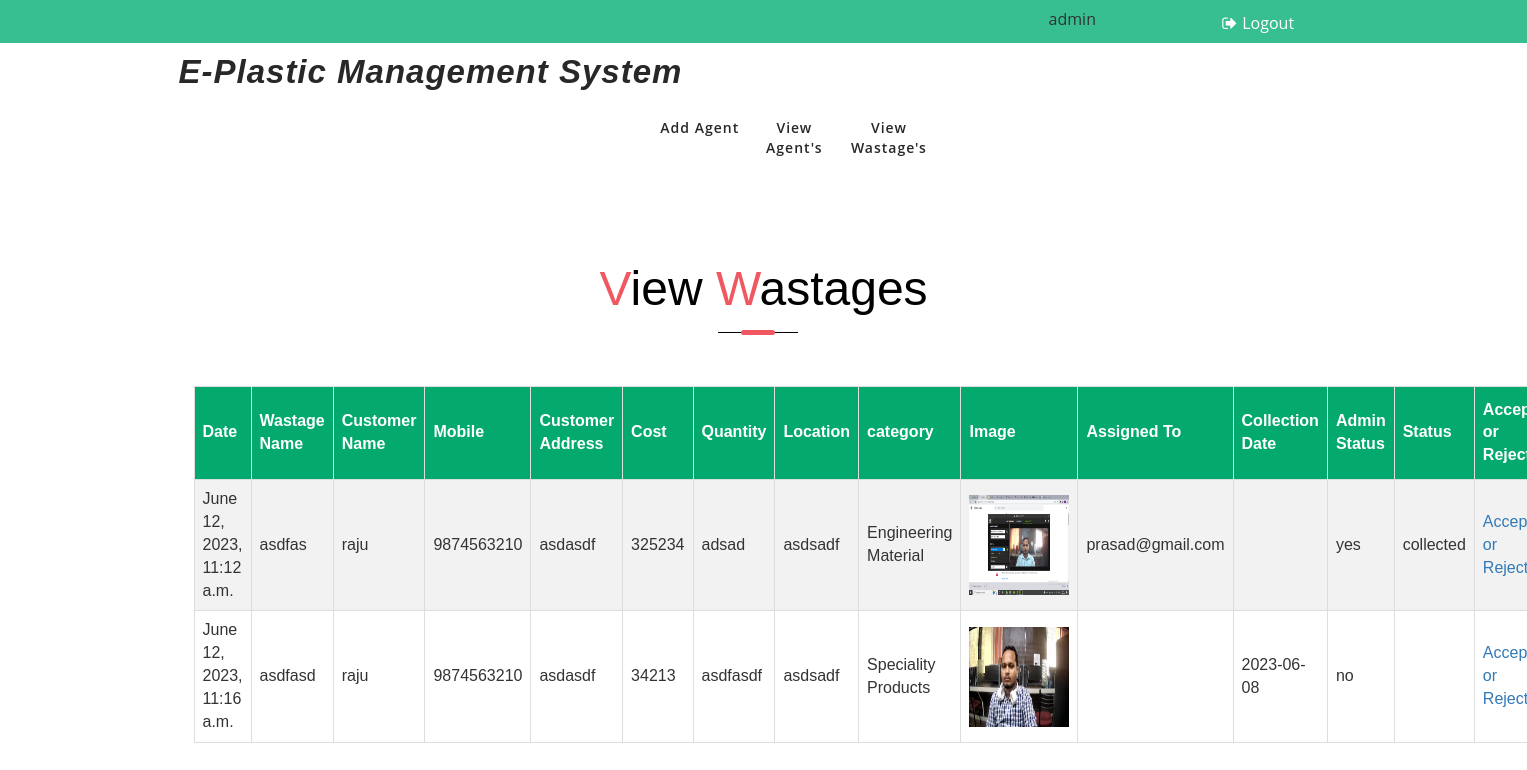
/viewwastages/ (signed in), run on the app's committed database.
### plasticmanagement/models.py (models this page shows)
class WastageModel(Model):
    customerid = models.CharField(max_length=50)
    wastagename = models.CharField(max_length=50)
    image = models.FileField(upload_to="images")
    cost = models.CharField(max_length=50)
    quantity = models.CharField(max_length=50)
    address = models.CharField(max_length=50)
    category = models.CharField(max_length=50)
    assignedto = models.CharField(max_length=50)
    collectiondate = models.CharField(max_length=50)
    adminstatus = models.CharField(max_length=50)
    status = models.CharField(max_length=50)
    date = models.DateTimeField(auto_now=True, blank=False, null=False)

class UserModel(Model):
    username = models.CharField(max_length=50)
    name = models.CharField(max_length=50)
    password = models.CharField(max_length=50)
    mobile = models.CharField(max_length=50)
    address = models.CharField(max_length=50)
    usertype = models.CharField(max_length=50)

### plasticmanagement/views.py (the view)
# urls.py: path('viewwastages/', viewwastages, name='view wastages'),
def viewwastages(request):
    return render(request, "wastages.html",{"wastages":getwastages(request.session['role'],request.session['username'])})

### templates/wastages.html (shortened to what this page needs)
{% load  static%}
<!DOCTYPE HTML>
<html>
<head>
	{% include "header.html" %}
</head>
<body>
	{% include "menu2.html" %}
	<div class="register-form-main">
		<div class="container">
			<div class="title-div">
				<h3 class="tittle">
					<span>V</span>iew <span>W</span>astages
				</h3>
			</div>
			<table id="customers">
				<tr>
                    <th>Date</th>
					<th>Wastage Name</th>
                    <th>Customer Name</th>
                    <th>Mobile</th>
                    <th>Customer Address</th>
					<th>Cost</th>
                    <th>Quantity</th>
                    <th>Location</th>
					<th>category</th>
                    <th>Image</th>
                    <th>Assigned To</th>
                    <th>Collection Date</th>
                    <th>Admin Status</th>
                    <th>Status</th>
                    {% if request.session.role in "admin" %}
                        <th>Accept or Reject</th>
                    {% endif %}
				</tr>
				{% for wastage in wastages %}
                    <tr>
                        <td>{{wastage.date}}</td>
                        <td>{{wastage.wastagename}}</td>
                        <td>{{wastage.customername}}</td>
                        <td>{{wastage.mobile}}</td>
                        <td>{{wastage.customeraddress}}</td>
                        <td>{{wastage.cost}}</td>
                        <td>{{wastage.quantity}}</td>
                        <td>{{wastage.address}}</td>
                        <td>{{wastage.category}}</td>
                        <td><img src="{% static ''%}{{ wastage.image }}" height="100" width="100"></td>
                        <td>{{wastage.assignedto}}</td>
                        <td>{{wastage.collectiondate}}</td>
                        <td>{{wastage.adminstatus}}</td>
                        <td>{{wastage.status}}</td>
                        {% if request.session.role in "admin" %}
                            <td><a href="/acceptorrejectwastage?wastageid={{wastage.id}}">Accept or Reject</a></td>
                        {% endif %}
                    </tr>
                {% endfor %}
			</table>
		</div>
	</div>
</body>
</html>

### templates/header.html (shortened to what this page needs)
{% load  static%}
<link href="{% static 'css/bootstrap.css'%}" rel="stylesheet" type="text/css"
	media="all" />
<link href="{% static 'css/style.css'%}" rel="stylesheet" type="text/css" media="all" />
<link href="{% static 'css/font-awesome.css'%}" rel="stylesheet">

### templates/menu2.html (shortened to what this page needs)
<html>
<div class="header-top">
	<div class="container">
		<div class="bottom_header_right">
            {{ request.session.username }}
			<div class="header-top-righ">
				<a href="/logout"> <span class="fa fa-sign-out"
					aria-hidden="true"></span>Logout
				</a>
			</div>
			<div class="clearfix"></div>
		</div>
		<div class="clearfix"></div>
	</div>
</div>
<div class="header">
	<div class="content white">
		<nav class="navbar navbar-default">
			<div class="container">
				<div class="navbar-header">
					<a class="navbar-brand" href="#"
						target="_blank">
						<h1>
							E-Plastic Management System
						</h1>
					</a>
				</div>
				<div class="collapse navbar-collapse"
					id="bs-example-navbar-collapse-1" align="right">
					<nav class="link-effect-2" id="link-effect-2" align="right">
						<ul class="nav navbar-nav" >
                            {% if request.session.role in "admin" %}
                                <li><a href="/adduser">Add Agent</a></li>
                                <li><a href="/viewusers">View Agent's</a></li>
                            {% endif %}
                            <li><a href="/viewwastages">View Wastage's</a></li>
						</ul>
					</nav>
				</div>
			</div>
		</nav>
	</div>
</div>

### templates/footer.html (shortened to what this page needs)
{% load  static%}

### static/css/style.css (style rules this page uses)
html, body { margin: 0; font-size: 100%; background: #fff; font-family: 'Open Sans', sans-serif; }
body a { text-decoration: none; transition: 0.5s all; -webkit-transition: 0.5s all; -moz-transition: 0.5s all; -o-transition: 0.5s all; -ms-transition: 0.5s all; }
h1, h2, h3, h4, h5, h6 { margin: 0; font-family: 'Raleway', sans-serif; }
ul { margin: 0; padding: 0; }
.header-top { background: #37BF91; padding: 8px 0; }
.bottom_header_right { float: right; width: 25%; }
.header-top-righ { float: right; width: 39%; margin-top: 4px; }
.header-top-righ a { color: #fff; font-size: 16px; }
.header-top-righ a span { margin-right: 5px; }
.header { padding: 10px 0; }
.navbar-nav { float: right; margin: 0; width: 60%; }
.navbar { position: relative; min-height: 50px; margin-bottom: 0!important; border: 1px solid transparent; }
.navbar-default { background-color: #fff; border-color: #fff; }
.navbar-brand { float: left; padding: 0; }
.navbar-default a.navbar-brand h1 { color: #282828; font-weight: 600; font-style: italic; letter-spacing: 1px; font-size: 33px; }
.navbar-default .navbar-nav>li>a { color: #282828; font-size: 14px; letter-spacing: 1px; font-weight: 600; padding: 14px 0; }
.navbar-nav>li>a { padding-top: 18px; padding-bottom: 15px; }
.navbar-nav>li { float: left; margin: 0; width: 14.2%; text-align: center; }
h3.tittle { color: #000; font-size: 3em; text-align: center; margin-bottom: 16px; }
h3.tittle span { color: #ef5861; }
.title-div { margin-bottom: 70px; }
.services, .news, .testimonials, .middle-sec-agile, .aitsresumethree, .about-sec, .team, .blog-cource, .register-form-main, .gallery, .w3_wthree_agileits_icons, .typo { padding: 5em 0; }

### templates/header.html (style rules this page uses)
#customers { font-family: Arial, Helvetica, sans-serif; border-collapse: collapse; width: 100%; }
#customers td, #customers th { border: 1px solid #ddd; padding: 8px; }
#customers tr:nth-child(even) { background-color: #f2f2f2; }
#customers th { padding-top: 12px; padding-bottom: 12px; text-align: left; background-color: #04AA6D; color: white; }

### data on the page
WastageModel: date "June 12, 2023, 11:12 a.m.", wastagename "asdfas", customername "raju", mobile "9874563210", customeraddress "asdasdf", cost "325234", quantity "adsad", address "asdsadf", category "Engineering Material", image (picture), assignedto "prasad@gmail.com", adminstatus "yes", status "collected"
WastageModel: date "June 12, 2023, 11:16 a.m.", wastagename "asdfasd", customername "raju", mobile "9874563210", customeraddress "asdasdf", cost "34213", quantity "asdfasdf", address "asdsadf", category "Speciality Products", image (picture), collectiondate "2023-06-08", adminstatus "no"

### other printed values
{{ request.session.username }} "admin"
